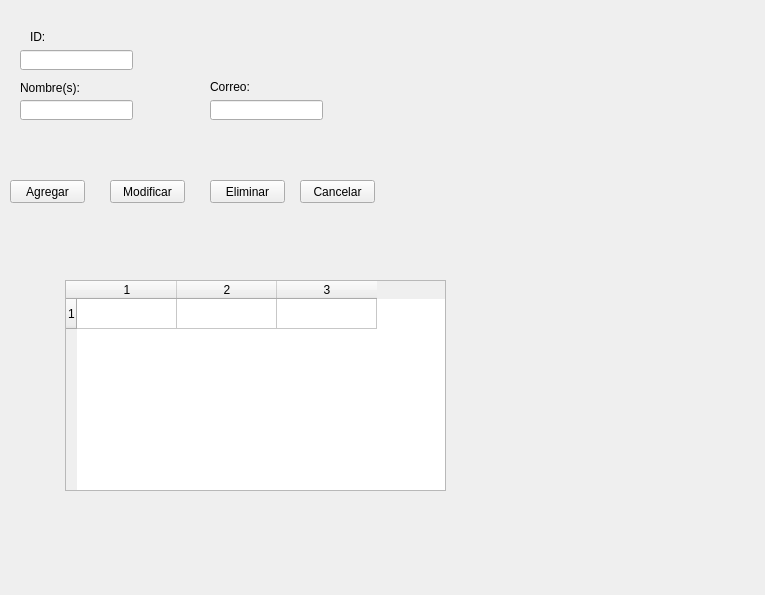
<?xml version="1.0" encoding="UTF-8"?>
<ui version="4.0">
 <class>Form</class>
 <widget class="QWidget" name="Form">
  <property name="geometry">
   <rect>
    <x>0</x>
    <y>0</y>
    <width>765</width>
    <height>595</height>
   </rect>
  </property>
  <property name="windowTitle">
   <string>Form</string>
  </property>
  <widget class="QLabel" name="label">
   <property name="geometry">
    <rect>
     <x>30</x>
     <y>30</y>
     <width>47</width>
     <height>13</height>
    </rect>
   </property>
   <property name="text">
    <string>ID:</string>
   </property>
  </widget>
  <widget class="QLineEdit" name="lineEdit">
   <property name="geometry">
    <rect>
     <x>20</x>
     <y>50</y>
     <width>113</width>
     <height>20</height>
    </rect>
   </property>
  </widget>
  <widget class="QLabel" name="label_2">
   <property name="geometry">
    <rect>
     <x>20</x>
     <y>80</y>
     <width>61</width>
     <height>16</height>
    </rect>
   </property>
   <property name="text">
    <string>Nombre(s):</string>
   </property>
  </widget>
  <widget class="QLineEdit" name="lineEdit_2">
   <property name="geometry">
    <rect>
     <x>20</x>
     <y>100</y>
     <width>113</width>
     <height>20</height>
    </rect>
   </property>
  </widget>
  <widget class="QLabel" name="label_3">
   <property name="geometry">
    <rect>
     <x>210</x>
     <y>80</y>
     <width>47</width>
     <height>13</height>
    </rect>
   </property>
   <property name="text">
    <string>Correo:</string>
   </property>
  </widget>
  <widget class="QLineEdit" name="lineEdit_3">
   <property name="geometry">
    <rect>
     <x>210</x>
     <y>100</y>
     <width>113</width>
     <height>20</height>
    </rect>
   </property>
  </widget>
  <widget class="QPushButton" name="btnadd">
   <property name="geometry">
    <rect>
     <x>10</x>
     <y>180</y>
     <width>75</width>
     <height>23</height>
    </rect>
   </property>
   <property name="text">
    <string>Agregar</string>
   </property>
  </widget>
  <widget class="QPushButton" name="btnmodific">
   <property name="geometry">
    <rect>
     <x>110</x>
     <y>180</y>
     <width>75</width>
     <height>23</height>
    </rect>
   </property>
   <property name="text">
    <string>Modificar</string>
   </property>
  </widget>
  <widget class="QPushButton" name="btndelete">
   <property name="geometry">
    <rect>
     <x>210</x>
     <y>180</y>
     <width>75</width>
     <height>23</height>
    </rect>
   </property>
   <property name="text">
    <string>Eliminar</string>
   </property>
  </widget>
  <widget class="QPushButton" name="btncancel">
   <property name="geometry">
    <rect>
     <x>300</x>
     <y>180</y>
     <width>75</width>
     <height>23</height>
    </rect>
   </property>
   <property name="text">
    <string>Cancelar</string>
   </property>
  </widget>
  <widget class="QTableWidget" name="tblContactos">
   <property name="geometry">
    <rect>
     <x>65</x>
     <y>280</y>
     <width>381</width>
     <height>211</height>
    </rect>
   </property>
   <property name="rowCount">
    <number>1</number>
   </property>
   <property name="columnCount">
    <number>3</number>
   </property>
   <row/>
   <column/>
   <column/>
   <column/>
  </widget>
 </widget>
 <resources/>
 <connections/>
</ui>
